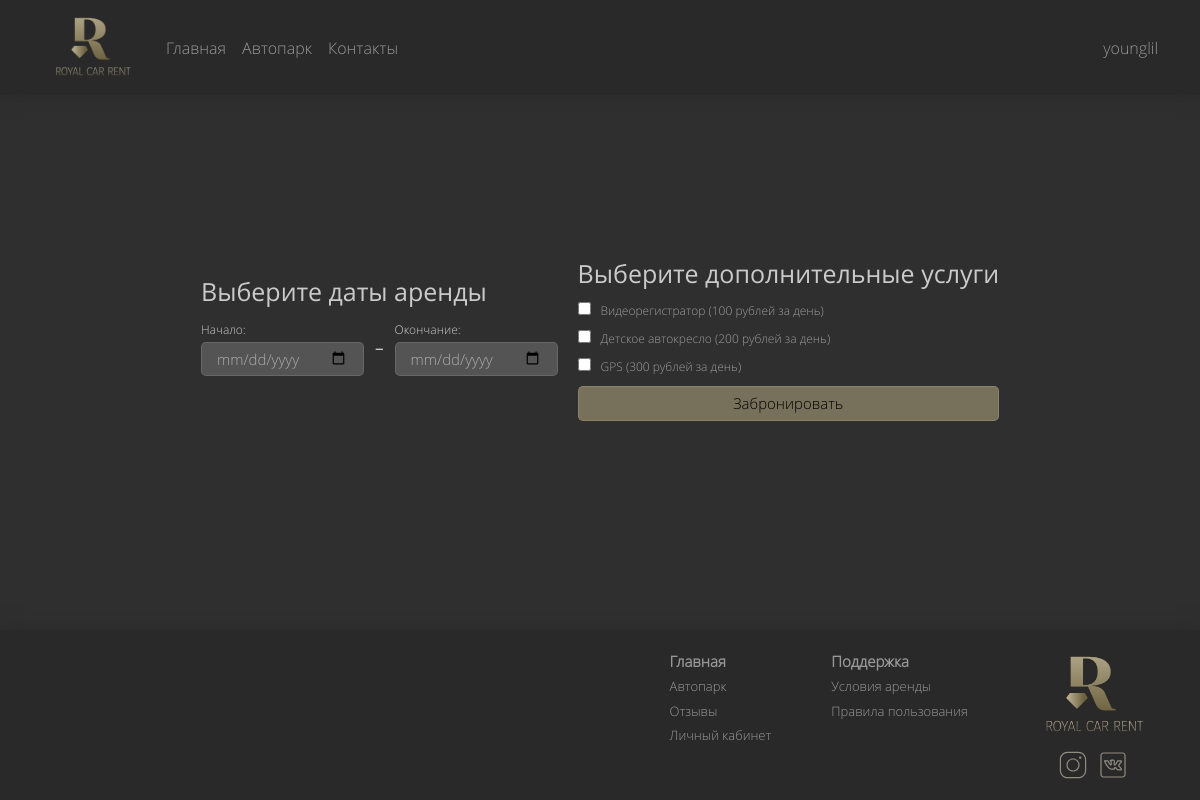
The page /rcr/pages/application/index.php?id_cars=12 (signed in) on the database its author committed.
### tables this page shows
CREATE TABLE `Users` (
  `Id_user` int NOT NULL,
  `Name` varchar(50) NOT NULL,
  `Surname` varchar(50) NOT NULL,
  `Patronymic` varchar(50) DEFAULT NULL,
  `Email` varchar(100) NOT NULL,
  `Username` varchar(100) NOT NULL,
  `Password` varchar(100) NOT NULL,
  `Confirmation_code` varchar(100) NOT NULL,
  `isActive` tinyint(1) NOT NULL DEFAULT '0'
);

CREATE TABLE `Rates` (
  `Id_rates` int NOT NULL,
  `Name_rates` varchar(100) NOT NULL,
  `Price_rates` int NOT NULL
);

### rcr/utils/userData.php (called while the page is built)
<?php
function getUserData($user_id, $pdo) {
    $query = "SELECT * FROM Users WHERE Id_user = ?";
    $statement = $pdo->prepare($query);
    $statement->execute([$user_id]);
    $userData = $statement->fetch(PDO::FETCH_ASSOC);
    return $userData;
}
?>

### rcr/pages/application/index.php (the view, shortened to what this page needs)
<?php
include('../../layout/header.php');
require_once('../../utils/connect/connectToDataBase.php');
require_once(__DIR__ . '/../../utils/userData.php');
$pdo = connectToDataBase();
?>
<section class="section container" style="width: auto; display: flex; align-items: center;">
    <form id="bookingForm" class="bookingForm" action="/rcr/pages/application/function/book_car.php" method="post" onsubmit="return validateForm()">
        <div class="containerFormApp">
            <div class="sectionTitle">Выберите даты аренды</div>
            <div class="calculatorWrapper calculatorWrapperForm">
                <div class="calculatorInputWrapper">
                    <label for="start_date" class="calculatorLabel">Начало:</label>
                    <input type="date" id="start_date" name="start_date" class="calculatorInput" min="<?php echo date('Y-m-d', strtotime('+1 day')); ?>" required onchange="calculateTotalCost()">                </div>
                <div style="color: #ffffffbf;" class="qwe">&minus;</div>
                <div class="calculatorInputWrapper">
                    <label for="end_date" class="calculatorLabel">Окончание:</label>
                    <input type="date" id="end_date" name="end_date" class="calculatorInput" min="<?php echo date('Y-m-d', strtotime('+1 day')); ?>" required onchange="calculateTotalCost()">
                </div>
            </div>
        </div>
        <div class="containerFormApp">
            <div class="sectionTitle">Выберите дополнительные услуги</div>
                <?php
                $stmt = $pdo->query("SELECT * FROM Rates");
                while ($row = $stmt->fetch(PDO::FETCH_ASSOC)) {
                    echo '<div class="checkBoxWrapper"><input type="checkbox" class="regFormCheckbox" id="service_' . $row['Id_rates'] . '" name="services[]" value="' . $row['Price_rates'] . '" onchange="calculateTotalCost()">';
                    echo '<label class="checkboxLabel" for="service_' . $row['Id_rates'] . '">' . $row['Name_rates'] . ' (' . $row['Price_rates'] . ' рублей за день)</label></div>';
                }
                ?>
            <button type="submit" class="mainButton cButton">Забронировать</button>
        </div>
    </form>
</section>
<?php
include('../../layout/footer.php');
?>

### rcr/layout/header.php (shortened to what this page needs)
<?php
$pdo = connectToDataBase();
require_once(__DIR__ . '/../utils/userData.php');
if(isset($_SESSION['user_id'])) {
    $userData = getUserData($_SESSION['user_id'], $pdo);
    $auth = true;
} else {
    $auth = false;
}
?>
<!doctype html>
<html lang="en">
<head>
    <link rel="stylesheet" href="/rcr/assets/global.css">
    <link rel="stylesheet" href="/rcr/lib/bootstrap/bootstrap-5.0.2-dist/css/bootstrap.min.css">
</head>
<body>
<nav class="navbar navbar-expand-lg navbar-light">
    <div class="container-fluid container">
        <a class="navbar-brand" href="/index.php"><img src="/rcr/assets/media/logo/logo.png" alt="logo" width="100"></a>
        <div class="collapse navbar-collapse" id="navbarSupportedContent">
            <ul class="navbar-nav me-auto mb-2 mb-lg-0">
                <li class="nav-item">
                    <a class="nav-link" href="/rcr/index.php">Главная</a>
                </li>
                <li class="nav-item">
                    <a class="nav-link" href="/rcr/pages/catalog/index.php">Автопарк</a>
                </li>
                <li class="nav-item">
                    <a class="nav-link" href="#">Контакты</a>
                </li>
            </ul>
            <?php if (!$auth): ?>
                <button type="button" class="buttonAuth" data-bs-toggle="modal" data-bs-target="#exampleModal">
                    Войти
                </button>
            <?php else: ?>
                <a href="/rcr/pages/privateСabinet/index.php" class="buttonAuth authLink"><?php echo $userData['Username']; ?></a>
            <?php endif; ?>
        </div>
    </div>
</nav>
</body>
</html>

### rcr/assets/global.css (style rules this page uses)
body { background: #292929f7 !important; color: white !important; margin: 0 auto; min-height: 100vh; display: flex; flex-direction: column; justify-content: space-between; }
.navbar { background: #292929 !important; box-shadow: 0 0 16px #292929; }
.nav-link { font-family: "OpenSans-Light", sans-serif !important; color: #ffffff85 !important; font-size: 16px !important; }
.mainButton { font-family: "OpenSans-Light", sans-serif; padding: 5px 10px; font-size: 13px; border: 1px solid #998f6fb0; background-color: #998f6fb0; border-radius: 5px; }
.buttonAuth { cursor: pointer; font-family: "OpenSans-Light", sans-serif; color: #ffffff85; font-size: 16px; border: none; background: transparent; }
.authLink { text-decoration: none; }
.section { margin-top: 70px; }
.sectionTitle { font-family: "OpenSans-Regular", sans-serif; color: #ffffffbf; font-size: 25px; }
.checkBoxWrapper { display: flex; align-items: baseline; gap: 10px }
.checkboxLabel { font-family: "OpenSans-Light", sans-serif; color: #ffffff85; font-size: 12px; }
input[type=checkbox] { accent-color: #868166; }
.calculatorWrapper { display: flex; align-items: center; gap: 10px; }
.calculatorInputWrapper { display: flex; flex-direction: column; gap: 3px; }
.calculatorInput { background: #78787885; font-family: "OpenSans-Light", sans-serif; color: #ffffff85; padding: 5px 15px; border: 1px solid #78787885; border-radius: 5px; font-size: 15px; }
.calculatorLabel { font-family: "OpenSans-Light", sans-serif; color: #ffffffbf; font-size: 12px; }
.cButton { font-size: 15px; text-decoration: none; color: black; }
.bookingForm { display: flex; gap: 20px; flex-wrap: wrap; align-items: center; justify-content: center; }
.containerFormApp { display: flex; flex-direction: column; gap: 10px; }

### rows shown on the page
users: Username "younglil"
rates: Name_rates "Видеорегистратор", Price_rates "100"
rates: Name_rates "Детское автокресло", Price_rates "200"
rates: Name_rates "GPS", Price_rates "300"
